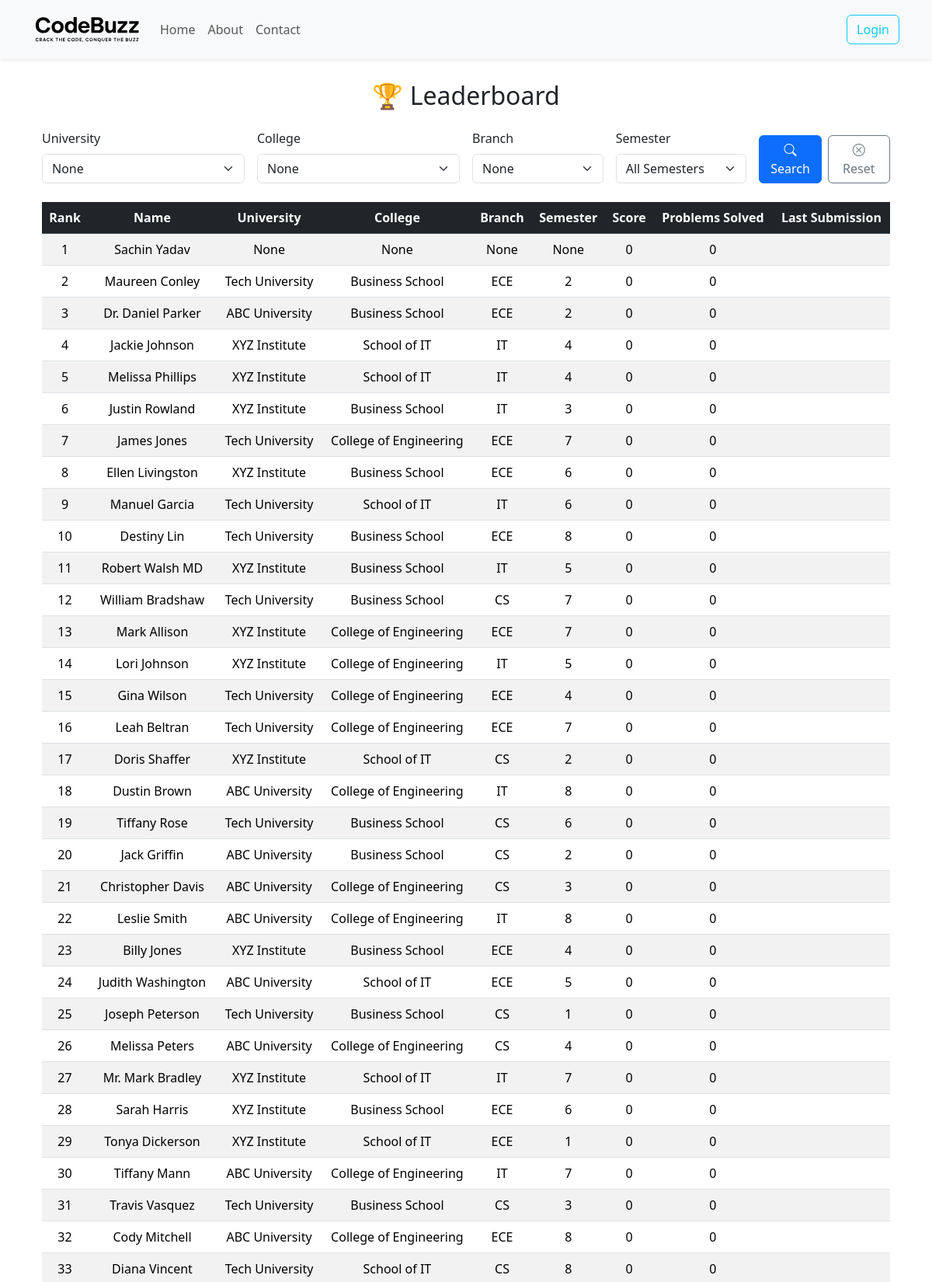
Page /submissions/leaderboard/ (upper part) on the committed database.
### users/models.py (models this page shows, shortened)
class Student(AbstractBaseUser):
    student_id = models.CharField(max_length=10, unique=True, editable=False)
    email = models.EmailField(unique=True)
    full_name = models.CharField(max_length=100)
    gender = models.CharField(max_length=10, choices=[('Male', 'Male'), ('Female', 'Female'), ('Other', 'Other')])
    dob = models.DateField(null=True, blank=True)
    profile_photo = models.ImageField(upload_to='student_photos/', null=True, blank=True)
    university = models.CharField(max_length=100, null=True, blank=True)
    college = models.CharField(max_length=100, null=True, blank=True)
    department = models.CharField(max_length=100, null=True, blank=True)
    course = models.CharField(max_length=100, null=True, blank=True)
    branch = models.CharField(max_length=100, null=True, blank=True)
    semester = models.IntegerField(null=True, blank=True)
    section = models.CharField(max_length=10, null=True, blank=True)
    contact_number = models.CharField(max_length=15, null=True, blank=True)
    address = models.TextField(max_length=500, blank=True, null=True)
    roll_no = models.IntegerField(default='1458875', null=True, blank=True)
    is_active = models.BooleanField(default=True)
    is_admin = models.BooleanField(default=False)
    USERNAME_FIELD = 'email'
    REQUIRED_FIELDS = ['full_name']
    objects = StudentManager()

### submissions/views.py (the view)
# urls.py: path('leaderboard/', leaderboard, name='leaderboard'),
def leaderboard(request):
    university = request.GET.get('university')
    college = request.GET.get('college')
    branch = request.GET.get('branch')
    semester = request.GET.get('semester')
    filters = Q()
    if university:
        filters &= Q(university=university)
    if college:
        filters &= Q(college=college)
    if branch:
        filters &= Q(branch=branch)
    if semester:
        filters &= Q(semester=semester)
    leaderboard_data = (
        Student.objects.filter(filters)
        .annotate(
            total_score=Sum('submission__score'),
            problems_solved=Count('submission', filter=Q(submission__is_correct=True)),
            last_submission=Max('submission__submitted_at')
        )
        .order_by('-total_score', '-problems_solved')
    )
    universities = Student.objects.values_list('university', flat=True).distinct().order_by('university')
    colleges = Student.objects.values_list('college', flat=True).distinct().order_by('college')
    branches = Student.objects.values_list('branch', flat=True).distinct().order_by('branch')
    semesters = Student.objects.values_list('semester', flat=True).distinct().order_by('semester')
    context = {
        'leaderboard': leaderboard_data,
        'filters': {
            'university': university,
            'college': college,
            'branch': branch,
            'semester': semester,
        },
        'universities': universities,
        'colleges': colleges,
        'branches': branches,
        'semesters': semesters,
    }
    return render(request, 'leaderboard.html', context)

### submissions/templates/leaderboard.html (shortened to what this page needs)
{% extends 'base.html' %}
{% block start %}
<div class="container mt-4">
    <h2 class="text-center mb-4">🏆 Leaderboard</h2>
<form method="get" class="row g-3 mb-4 align-items-end">
    <div class="col-md-3">
        <label class="form-label">University</label>
        <select name="university" class="form-select">
            {% for u in universities %}
                <option value="{{ u }}" {% if filters.university == u %}selected{% endif %}>{{ u }}</option>
            {% endfor %}
        </select>
    </div>
    <div class="col-md-3">
        <label class="form-label">College</label>
        <select name="college" class="form-select">
            {% for c in colleges %}
                <option value="{{ c }}" {% if filters.college == c %}selected{% endif %}>{{ c }}</option>
            {% endfor %}
        </select>
    </div>
    <div class="col-md-2">
        <label class="form-label">Branch</label>
        <select name="branch" class="form-select">
            {% for b in branches %}
                <option value="{{ b }}" {% if filters.branch == b %}selected{% endif %}>{{ b }}</option>
            {% endfor %}
        </select>
    </div>
    <div class="col-md-2">
        <label class="form-label">Semester</label>
        <select name="semester" class="form-select">
            <option value="">All Semesters</option>
        </select>
    </div>
    <div class="col-md-2 d-flex gap-2">
        <button type="submit" class="btn btn-primary w-100">
            <i class="bi bi-search"></i> Search
        </button>
        <a href="{% url 'leaderboard' %}" class="btn btn-outline-secondary w-100">
            <i class="bi bi-x-circle"></i> Reset
        </a>
    </div>
</form>
    <div class="table-responsive">
        <table class="table table-striped table-hover text-center align-middle">
            <thead class="table-dark">
                <tr>
                    <th>Rank</th>
                    <th>Name</th>
                    <th>University</th>
                    <th>College</th>
                    <th>Branch</th>
                    <th>Semester</th>
                    <th>Score</th>
                    <th>Problems Solved</th>
                    <th>Last Submission</th>
                </tr>
            </thead>
            <tbody>
                {% for student in leaderboard %}
                <tr>
                    <td>{{ forloop.counter }}</td>
                    <td>{{ student.full_name }}</td>
                    <td>{{ student.university }}</td>
                    <td>{{ student.college }}</td>
                    <td>{{ student.branch }}</td>
                    <td>{{ student.semester }}</td>
                    <td>{{ student.total_score|default:0 }}</td>
                    <td>{{ student.problems_solved }}</td>
                    <td>{{ student.last_submission|date:"Y-m-d H:i" }}</td>
                </tr>
                {% empty %}
                <tr>
                    <td colspan="9" class="text-center">No matching records found.</td>
                </tr>
                {% endfor %}
            </tbody>
        </table>
    </div>
</div>
{% endblock %}

### core/static/core/css/style.css (style rules this page uses)
html, body { height: 100%; margin: 0; padding: 0; display: flex; flex-direction: column; }

### rows in the picture
Student: full_name "Sachin Yadav", university "None", college "None", branch "None", semester "None", total_score "0", problems_solved "0"
Student: full_name "Maureen Conley", university "Tech University", college "Business School", branch "ECE", semester "2", total_score "0", problems_solved "0"
Student: full_name "Dr. Daniel Parker", university "ABC University", college "Business School", branch "ECE", semester "2", total_score "0", problems_solved "0"
Student: full_name "Jackie Johnson", university "XYZ Institute", college "School of IT", branch "IT", semester "4", total_score "0", problems_solved "0"
Student: full_name "Melissa Phillips", university "XYZ Institute", college "School of IT", branch "IT", semester "4", total_score "0", problems_solved "0"
Student: full_name "Justin Rowland", university "XYZ Institute", college "Business School", branch "IT", semester "3", total_score "0", problems_solved "0"
Student: full_name "James Jones", university "Tech University", college "College of Engineering", branch "ECE", semester "7", total_score "0", problems_solved "0"
Student: full_name "Ellen Livingston", university "XYZ Institute", college "Business School", branch "ECE", semester "6", total_score "0", problems_solved "0"
Student: full_name "Manuel Garcia", university "Tech University", college "School of IT", branch "IT", semester "6", total_score "0", problems_solved "0"
Student: full_name "Destiny Lin", university "Tech University", college "Business School", branch "ECE", semester "8", total_score "0", problems_solved "0"
Student: full_name "Robert Walsh MD", university "XYZ Institute", college "Business School", branch "IT", semester "5", total_score "0", problems_solved "0"
Student: full_name "William Bradshaw", university "Tech University", college "Business School", branch "CS", semester "7", total_score "0", problems_solved "0"
Student: full_name "Mark Allison", university "XYZ Institute", college "College of Engineering", branch "ECE", semester "7", total_score "0", problems_solved "0"
Student: full_name "Lori Johnson", university "XYZ Institute", college "College of Engineering", branch "IT", semester "5", total_score "0", problems_solved "0"
Student: full_name "Gina Wilson", university "Tech University", college "College of Engineering", branch "ECE", semester "4", total_score "0", problems_solved "0"
Student: full_name "Leah Beltran", university "Tech University", college "College of Engineering", branch "ECE", semester "7", total_score "0", problems_solved "0"
Student: full_name "Doris Shaffer", university "XYZ Institute", college "School of IT", branch "CS", semester "2", total_score "0", problems_solved "0"
Student: full_name "Dustin Brown", university "ABC University", college "College of Engineering", branch "IT", semester "8", total_score "0", problems_solved "0"
Student: full_name "Tiffany Rose", university "Tech University", college "Business School", branch "CS", semester "6", total_score "0", problems_solved "0"
Student: full_name "Jack Griffin", university "ABC University", college "Business School", branch "CS", semester "2", total_score "0", problems_solved "0"
Student: full_name "Christopher Davis", university "ABC University", college "College of Engineering", branch "CS", semester "3", total_score "0", problems_solved "0"
Student: full_name "Leslie Smith", university "ABC University", college "College of Engineering", branch "IT", semester "8", total_score "0", problems_solved "0"
Student: full_name "Billy Jones", university "XYZ Institute", college "Business School", branch "ECE", semester "4", total_score "0", problems_solved "0"
Student: full_name "Judith Washington", university "ABC University", college "School of IT", branch "ECE", semester "5", total_score "0", problems_solved "0"
Student: full_name "Joseph Peterson", university "Tech University", college "Business School", branch "CS", semester "1", total_score "0", problems_solved "0"
Student: full_name "Melissa Peters", university "ABC University", college "College of Engineering", branch "CS", semester "4", total_score "0", problems_solved "0"
Student: full_name "Mr. Mark Bradley", university "XYZ Institute", college "School of IT", branch "IT", semester "7", total_score "0", problems_solved "0"
Student: full_name "Sarah Harris", university "XYZ Institute", college "Business School", branch "ECE", semester "6", total_score "0", problems_solved "0"
Student: full_name "Tonya Dickerson", university "XYZ Institute", college "School of IT", branch "ECE", semester "1", total_score "0", problems_solved "0"
Student: full_name "Tiffany Mann", university "ABC University", college "College of Engineering", branch "IT", semester "7", total_score "0", problems_solved "0"
Student: full_name "Travis Vasquez", university "Tech University", college "Business School", branch "CS", semester "3", total_score "0", problems_solved "0"
Student: full_name "Cody Mitchell", university "ABC University", college "College of Engineering", branch "ECE", semester "8", total_score "0", problems_solved "0"
Student: full_name "Diana Vincent", university "Tech University", college "School of IT", branch "CS", semester "8", total_score "0", problems_solved "0"

### other values in the picture
form field university "None"
form field college "None"
form field branch "None"
